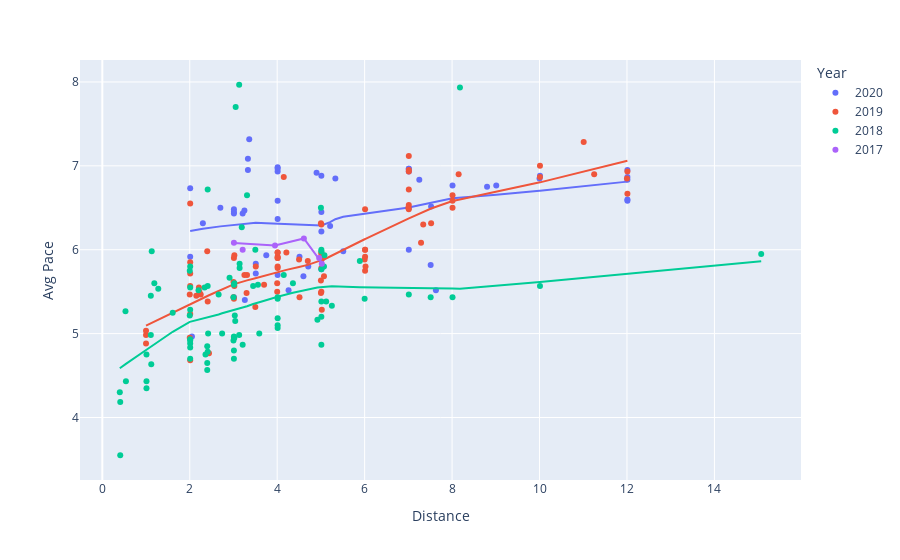

The notebook cell saved with this chart:
### Code cell
fig = px.scatter(running_df, x='Distance', y='Avg Pace', color='Year', trendline='lowess')
fig.show()
